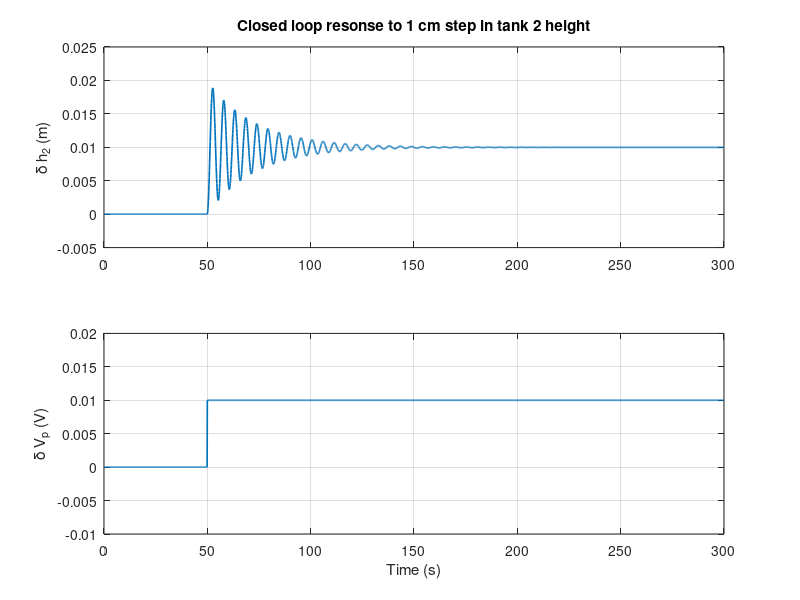

Recreate this plot in MATLAB.
% 1. Controller
K_p=1;
K_i=0; % recorded 0.04
K_d=0; % recorded 0.25
T_f=0; % recorded 10^4

G_controller = pid(K_p,K_i,K_d,T_f);
tf(G_controller)

% 2. Pump
K_pump = 0.0000035;
G_pump = zpk([],[],K_pump);
tf(G_pump)
% 3. Tank Models (this uses the values from lab 3)

g = 9.81;
A_1 = 1.59e-3;
A_01 = 1.96e-5; 
A_2 = 1.59e-3;
A_02 = 1.263-5; 
C_d1 = 0.662;
C_d2 = 0.708;
h_10 = 15e-2;
h_20 = 7e-2;

G_1=tf([1/A_1],[1 (A_01*C_d1*sqrt(2*g))/(A_1*2*sqrt(h_10))]);
tf(G_1)
G_2=tf([1/A_2],[1 (A_02*C_d2*sqrt(2*g))/(A_2*2*sqrt(h_20))]);
tf(G_2)

% 4. Feedback System
T=feedback((G_controller*G_pump*G_1*G_2),1);
tf(T)

% 5. Calculate tank 1 height if tank 2 is at 20cm
g = 9.81;
A_1 = 1.59e-3;
A_01 = 1.96e-5; 
A_2 = 1.59e-3;
A_02 = 1.263e-5; 
C_d1 = 0.662;
C_d2 = 0.708;

h_20 = 0.10;

% Steady-state flows and h1
Qo2 = A_02*C_d2*sqrt(2*g*h_20);
Qo1 = Qo2;
h10 = (Qo1/(A_01*C_d1))^2/(2*g);

G_1=tf([1/A_1],[1 (A_01*C_d1*sqrt(2*g))/(A_1*2*sqrt(h_10))]);
tf(G_1)
G_2=tf([1/A_2],[1 (A_02*C_d2*sqrt(2*g))/(A_2*2*sqrt(h_20))]);
tf(G_2)
T=feedback((G_controller*G_pump*G_1*G_2),1);
tf(T) % Feedback system with this operating point
fprintf('h_{1,0} = %.5f m (%.2f cm)\n', h_10, 100*h_10);

% 6. Step Resopnse
S=1-T;
G_vp_over_r=minreal(G_controller*S); % Controller Output

% sim over 0.001 m step
tEnd = 300;
dt = 0.1;
t = 0:dt:tEnd;

% --- delayed step reference: 0.01 m starting at 50 s
u = zeros(size(t));
u(t >= 50) = 0.01;         % step starts at 50s

% --- system responses
[y,~] = lsim(T, u, t);                % δh2 response
uVp    = lsim(G_controller*(1-T), u, t);         % δVp = C*S*u, with S = 1-T


% plot step resonse
figure;
subplot(2,1,1);
plot(t,y,'LineWidth',1.2);
grid on;
ylim([-0.005 0.025]); 
ylabel('\delta h_2 (m)');
title('Closed loop resonse to 1 cm step in tank 2 height')

subplot(2,1,2)
plot(t,u,"LineWidth",1.2);
ylim([-0.01 0.02]); 
grid on;
ylabel('\delta V_p (V)');
xlabel('Time (s)')

